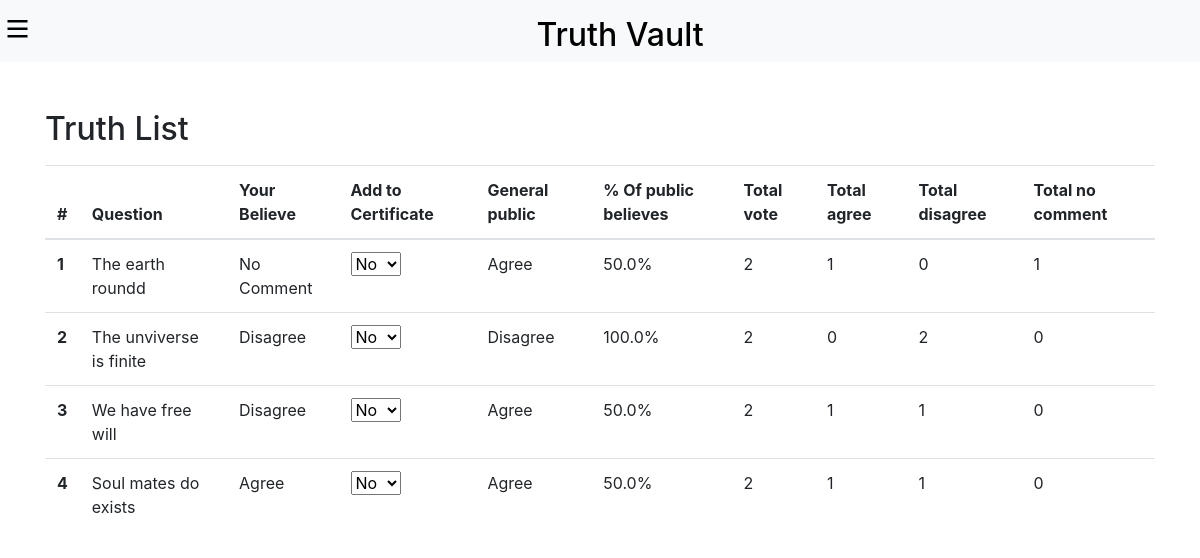
Screenshot of /profile/ (signed in) with the database file from the repository.
### truthlist/models.py (models this page shows, shortened)
class UserAnswer(models.Model):
    user = models.ForeignKey(User, on_delete=models.CASCADE)
    question = models.ForeignKey(Question, on_delete=models.CASCADE)
    answer = models.CharField(max_length=10)
    date = models.DateTimeField(auto_now_add=True)
    add_to_certificate = models.BooleanField(default=False)
    def general_public(self):
        all_answer = UserAnswer.objects.filter(question=self.question)
        total = len(all_answer)
        agree = len(all_answer.filter(answer='agree'))
        disagree = len(all_answer.filter(answer='disagree'))
        no_comment = len(all_answer.filter(answer='no_comment'))
        if agree > disagree and agree > no_comment:
            parcentage = (agree / total) * 100
            parcentage = round(parcentage, 2)
            return 'Agree', parcentage, total, agree, disagree, no_comment
        elif disagree > agree and disagree > no_comment:
            parcentage = (disagree / total) * 100
            parcentage = round(parcentage, 2)
            return 'Disagree', parcentage, total, agree, disagree, no_comment
        elif no_comment > agree and no_comment > disagree:
            parcentage = (no_comment / total) * 100
            parcentage = round(parcentage, 2)
            return 'No comment', parcentage, total, agree, disagree, no_comment
        else:
            if agree == disagree:
                parcentage = (agree / total) * 100
                parcentage = round(parcentage, 2)
                return 'Agree', parcentage, total, agree, disagree, no_comment
            elif agree == no_comment:
                parcentage = (agree / total) * 100
                parcentage = round(parcentage, 2)
                return 'Agree', parcentage, total, agree, disagree, no_comment
            elif disagree == no_comment:
                parcentage = (disagree / total) * 100
                parcentage = round(parcentage, 2)
                return 'Disagree', parcentage, total, agree, disagree, no_comment
            else:
                parcentage = (agree / total) * 100
                parcentage = round(parcentage, 2)
                return 'Agree', parcentage, total, agree, disagree, no_comment

class Question(models.Model):
    question = models.TextField()
    category = models.ForeignKey(Category, null=True, blank=True, on_delete=models.SET_NULL)
    is_fundamental = models.BooleanField(default=False)
    truth_or_lie = models.CharField(max_length=10, choices=TRUTH_OR_LIE_CHOICES, default='Middle')
    active = models.BooleanField(default=False)
    date = models.DateTimeField(auto_now_add=True)
    def __str__(self):
        return self.question

### truthlist/views.py (the view)
# urls.py: path('profile/', views.profile, name='profile'),
@login_required(login_url='login')
def profile(request):
    questions = UserAnswer.objects.filter(user=request.user)
    return render(request, 'truthlist/profile.html', {'questions': questions})

### truthlist/templates/truthlist/profile.html (shortened to what this page needs)
{% extends 'truthlist/base.html' %}
{% load static %}
{% block content %}
<form class="container my-5">
    <h2 class="">Truth List</h2>
    <table class="table mt-3">
        <thead style="position: sticky; top: 60px; z-index: 1; background-color: white;">
          <tr>
            <th scope="col">#</th>
            <th scope="col">Question</th>
            <th scope="col">Your Believe</th>
            <th scope="col">Add to Certificate</th>
            <th scope="col">General public</th>
            <th scope="col">% Of public believes</th>
            <th scope="col">Total vote</th>
            <th scope="col">Total agree</th>
            <th scope="col">Total disagree</th>
            <th scope="col">Total no comment</th>
          </tr>
        </thead>
        <tbody>
            {% for data in questions %}
            <tr>
                <th scope="row">{{ forloop.counter }}</th>
                <td>{{ data.question }}</td>
                <td>
                    {% if data.answer == 'agree' %}
                        Agree
                    {% elif data.answer == 'disagree' %}
                        Disagree
                    {% else %}
                        No Comment
                    {% endif %}
                </td>
                <td>
                    <select class="form-select" aria-label="Default select example" onchange="add_to_certtificate(this.value, {{ data.id }})">
                        <option {% if not data.add_to_certificate%} selected {% endif %} value="false">No</option>
                    </select>
                <td>
                    {{ data.general_public.0 }}
                </td>
                <td>
                    {{ data.general_public.1 }}%
                </td>
                <td>
                    {{ data.general_public.2 }}
                </td>
                <td>
                    {{ data.general_public.3 }}
                </td>
                <td>
                    {{ data.general_public.4 }}
                </td>
                <td>
                    {{ data.general_public.5 }}
                </td>
            </tr>
            {% endfor %}
        </tbody>
    </table>
</form>
<br><br><br><br><br>
{% endblock %}

### rows the page displays
UserAnswer: question "The earth roundd", answer "No Comment", add_to_certificate+id "No", general_public.0 "Agree", general_public.1 "50.0", general_public.2 "2", general_public.3 "1", general_public.4 "0", general_public.5 "1"
UserAnswer: question "The unviverse is finite", answer "Disagree", add_to_certificate+id "No", general_public.0 "Disagree", general_public.1 "100.0", general_public.2 "2", general_public.3 "0", general_public.4 "2", general_public.5 "0"
UserAnswer: question "We have free will", answer "Disagree", add_to_certificate+id "No", general_public.0 "Agree", general_public.1 "50.0", general_public.2 "2", general_public.3 "1", general_public.4 "1", general_public.5 "0"
UserAnswer: question "Soul mates do exists", answer "Agree", add_to_certificate+id "No", general_public.0 "Agree", general_public.1 "50.0", general_public.2 "2", general_public.3 "1", general_public.4 "1", general_public.5 "0"
